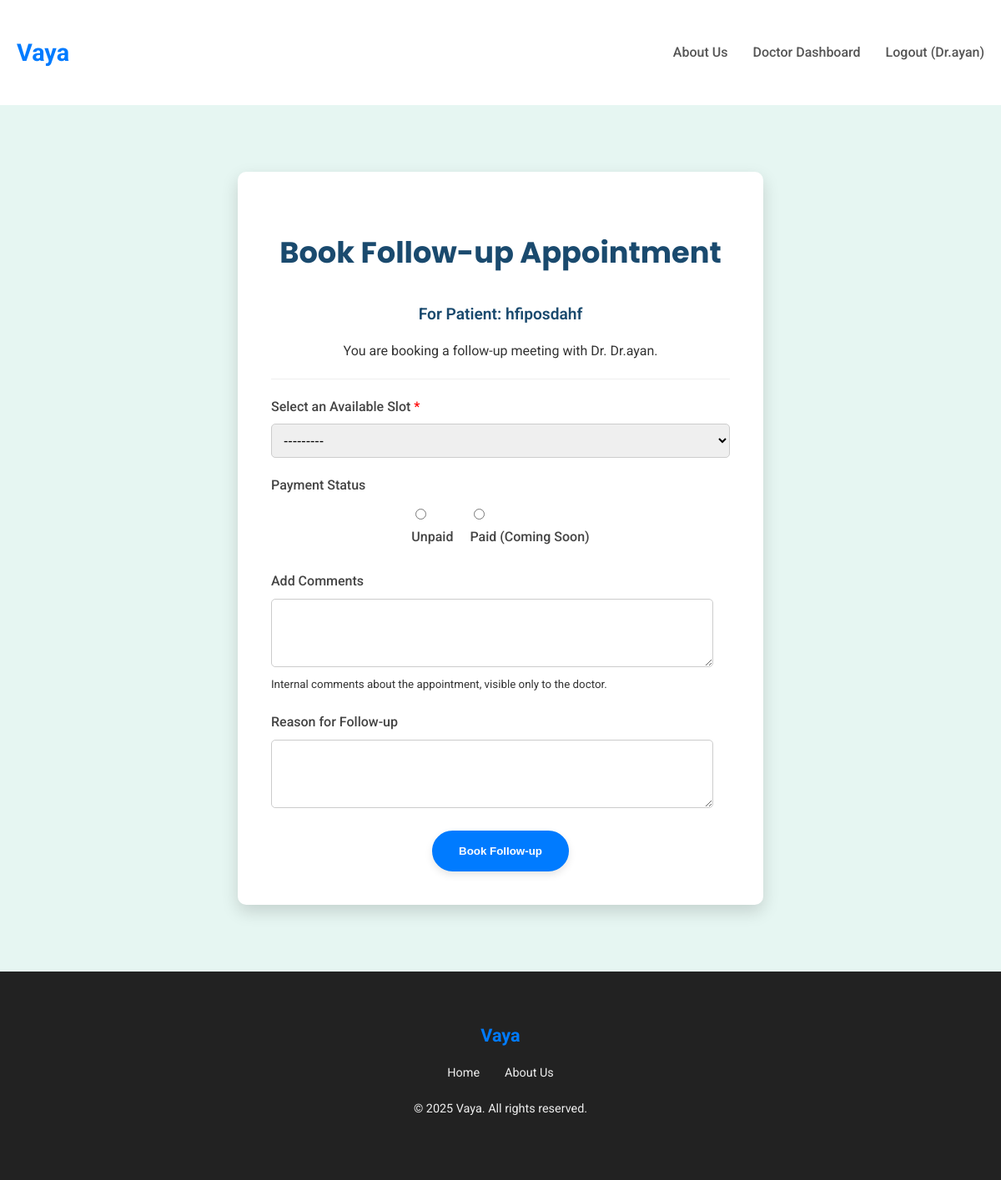
The app's page /doctors/10/book-followup/18/ (signed in) with its own data.
### users/models.py (models this page shows, shortened)
class CustomUser(AbstractUser):
    phone_number = models.CharField(max_length=15, unique=True, blank=True, null=True)
    date_of_birth = models.DateField(blank=True, null=True)
    GENDER_CHOICES = [
        ('M', 'Male'),
        ('F', 'Female'),
        ('O', 'Other'),
        ('P', 'Prefer not to say'),
    ]
    gender = models.CharField(max_length=1, choices=GENDER_CHOICES, blank=True, null=True)
    groups = models.ManyToManyField(
        "auth.Group",
        verbose_name="groups",
        blank=True,
        help_text="The groups this user belongs to. A user will get all permissions granted to each of their groups.",
        related_name="customuser_set",
        related_query_name="customuser",
    )
    user_permissions = models.ManyToManyField(
        "auth.Permission",
        verbose_name="user permissions",
        blank=True,
        help_text="Specific permissions for this user.",
        related_name="customuser_set",
        related_query_name="customuser",
    )

### doctors/models.py (models this page shows, shortened)
class Doctor(models.Model):
    user = models.OneToOneField(settings.AUTH_USER_MODEL, on_delete=models.CASCADE, related_name='doctor_login_profile', null=True, blank=True)
    clinic_name = models.CharField(max_length=200)
    clinic_address = models.TextField()
    full_name = models.CharField(max_length=255)
    contact_email = models.EmailField(unique=True, default='')
    contact_phone = models.CharField(max_length=15, unique=True)
    qualifications = models.TextField(blank=True, null=True)
    specialties = models.ManyToManyField(Specialty, related_name='doctors')
    is_approved = models.BooleanField(default=False)
    created_at = models.DateTimeField(auto_now_add=True)
    DAYS_OF_WEEK_CHOICES = (
        ('Monday', 'Monday'),
        ('Tuesday', 'Tuesday'),
        ('Wednesday', 'Wednesday'),
        ('Thursday', 'Thursday'),
        ('Friday', 'Friday'),
        ('Saturday', 'Saturday'),
        ('Sunday', 'Sunday'),
    )
    working_days = models.CharField(max_length=100, blank=True, null=True, help_text="Comma-separated list of working days (e.g., Monday,Tuesday,Friday)")
    start_time = models.TimeField(blank=True, null=True)
    end_time = models.TimeField(blank=True, null=True)

### doctors/views.py (the view)
# urls.py: path('<int:doctor_id>/book-followup/<int:patient_id>/', views.book_followup_appointment, name='book_followup_appointment'),
@login_required
@user_passes_test(is_doctor)
def book_followup_appointment(request, doctor_id, patient_id):
    doctor = get_object_or_404(Doctor, id=doctor_id)
    patient = get_object_or_404(CustomUser, id=patient_id)
    if request.user != doctor.user:
        messages.error(request, "You are not authorized to book a follow-up appointment for this patient.")
        return redirect('doctor_dashboard')
    if request.method == 'POST':
        form = FollowupAppointmentForm(request.POST, doctor=doctor)
        if form.is_valid():
            slot = form.cleaned_data['available_slot']
            comment = form.cleaned_data['comments']
            payment_status = form.cleaned_data['payment_status']
            reason = form.cleaned_data['reason']
            appointment = Appointment.objects.create(
                patient=patient,
                doctor=doctor,
                appointment_slot=slot,
                status='confirmed', # Doctor-booked appointments are auto-confirmed
                comments=comment,
                payment_status=payment_status,
                reason=reason,
                appointment_date=slot.date,
                appointment_time=slot.start_time,
            )
            slot.is_available = False
            slot.save()
            messages.success(request, f"Follow-up appointment for {patient.username} has been successfully booked.")
            return redirect('doctor_patient_detail', patient_id=patient.id)
    else:
        form = FollowupAppointmentForm(doctor=doctor)
    context = {
        'form': form,
        'doctor': doctor,
        'patient': patient,
        'title': 'Book Follow-up Appointment',
    }
    return render(request, 'doctors/book_followup.html', context)

### doctors/views.py (called while the page is built)
def is_doctor(user):
    return user.is_authenticated and hasattr(user, 'doctor_login_profile') and user.doctor_login_profile.is_approved

### templates/doctors/book_followup.html (shortened to what this page needs)
{% extends 'base.html' %}
{% block content %}
    <section class="booking-section">
        <div class="container">
            <div class="booking-card">
                <h2>Book Follow-up Appointment</h2>
                <p class="patient-info">For Patient: {{ patient.username }}</p>
                <p>You are booking a follow-up meeting with Dr. {{ doctor.full_name }}.</p>
                <hr style="margin: 20px 0; border: 0; border-top: 1px solid #eee;">
                <form method="post">
                    <div class="form-group">
                        <label for="{{ form.available_slot.id_for_label }}">Select an Available Slot <span style="color: red;">*</span></label>
                        {{ form.available_slot }}
                    </div>
                    <div class="form-group">
                        <label>Payment Status</label>
                        <div class="radio-list">
                            {% for radio in form.payment_status %}
                                <div>
                                    {{ radio.tag }}
                                    <label for="{{ radio.id_for_label }}">{{ radio.choice_label }}</label>
                                </div>
                            {% endfor %}
                        </div>
                    </div>
                    <div class="form-group">
                        <label for="{{ form.comments.id_for_label }}">Add Comments</label>
                        {{ form.comments }}
                        <small class="help-text">Internal comments about the appointment, visible only to the doctor.</small>
                    </div>
                    <div class="form-group">
                        <label for="{{ form.reason.id_for_label }}">Reason for Follow-up</label>
                        {{ form.reason }}
                    </div>
                    <button type="submit" class="btn-primary">Book Follow-up</button>
                </form>
            </div>
        </div>
    </section>
{% endblock %}

### templates/base.html (shortened to what this page needs)
<!DOCTYPE html>
<html lang="en">
<head>
</head>
<body>
    <header>
        <div class="container navbar">
            <a href="{% url 'landing_page' %}" class="logo">Vaya</a>
            <nav>
                <ul class="nav-links">
                    <li><a href="{% url 'about_us' %}">About Us</a></li>
                    {% if user.is_authenticated %}
                        {% if user.doctor_login_profile and user.doctor_login_profile.is_approved %}
                            <li><a href="{% url 'doctor_dashboard' %}">Doctor Dashboard</a></li>
                        {% elif user.doctor_login_profile and not user.doctor_login_profile.is_approved %}
                            <li><a href="{% url 'landing_page' %}">Profile Pending</a></li>
                        {% else %}
                            <li><a href="{% url 'patient_dashboard' %}">Patient Dashboard</a></li>
                            <li><a href="{% url 'symptom_checker' %}">AI Assistant</a></li>
                        {% endif %}
                        <li><a href="{% url 'logout' %}">Logout ({{ user.username }})</a></li>
                    {% else %}
                        <li><a href="{% url 'register_clinic' %}">For Doctors</a></li>
                        <li><a href="{% url 'login' %}">Login</a></li>
                    {% endif %}
                </ul>
            </nav>
        </div>
    </header>
    {% block content %}{% endblock %}
    <footer>
        <div class="container">
            <a href="{% url 'landing_page' %}" class="logo">Vaya</a>
            <ul class="footer-links">
                <li><a href="{% url 'landing_page' %}">Home</a></li>
                <li><a href="{% url 'about_us' %}">About Us</a></li>
            </ul>
            <p>&copy; 2025 Vaya. All rights reserved.</p>
        </div>
    </footer>
</body>
</html>

### templates/base.html (style rules this page uses)
body { margin: 0; font-family: 'Roboto', sans-serif; line-height: 1.6; color: #333; background-color: #f8fcfb; display: flex; flex-direction: column; min-height: 100vh; }
h1, h2, h3 { font-family: 'Poppins', sans-serif; color: #1a4a6e; }
.container { max-width: 1200px; margin: 0 auto; padding: 20px; }
header { background-color: #fff; padding: 20px 0; box-shadow: 0 2px 4px rgba(0,0,0,0.05); }
.navbar { display: flex; justify-content: space-between; align-items: center; }
.logo { font-size: 1.8em; font-weight: 700; color: #007bff; text-decoration: none; }
.nav-links { list-style: none; margin: 0; padding: 0; display: flex; }
.nav-links li { margin-left: 30px; }
.nav-links a { text-decoration: none; color: #555; font-weight: 500; transition: color 0.3s ease; }
.btn-primary { background-color: #007bff; color: #fff; border: 2px solid #007bff; display: inline-block; padding: 15px 30px; border-radius: 50px; text-decoration: none; font-weight: 600; transition: background-color 0.3s ease, color 0.3s ease, transform 0.2s ease; box-shadow: 0 4px 10px rgba(0,0,0,0.1); }
.form-group { margin-bottom: 20px; text-align: left; }
.form-group label { display: block; margin-bottom: 8px; font-weight: 500; color: #444; }
.form-group input[type="text"], .form-group input[type="email"], .form-group input[type="tel"], .form-group input[type="password"], .form-group input[type="date"], .form-group input[type="time"], .form-group textarea, .form-group select { width: calc(100% - 20px); padding: 10px; border: 1px solid #ccc; border-radius: 5px; font-size: 1em; box-sizing: border-box; }
.form-group textarea { resize: vertical; min-height: 80px; }
.form-group select { width: 100%; }
footer { background-color: #222; color: #eee; padding: 40px 0; text-align: center; font-size: 0.9em; margin-top: auto; }
footer .logo { color: #007bff; font-size: 1.5em; margin-bottom: 15px; display: inline-block; }
.footer-links { list-style: none; padding: 0; margin: 0 0 20px 0; display: flex; justify-content: center; flex-wrap: wrap; gap: 15px 30px; }
.footer-links a { color: #eee; text-decoration: none; transition: color 0.3s ease; }

### templates/doctors/book_followup.html (style rules this page uses)
.booking-section { flex-grow: 1; padding: 60px 0; background-color: #e6f6f2; display: flex; align-items: center; justify-content: center; }
.booking-card { background-color: #fff; padding: 40px; border-radius: 10px; box-shadow: 0 8px 20px rgba(0,0,0,0.15); width: 100%; max-width: 550px; text-align: center; }
.booking-card h2 { font-size: 2.2em; margin-bottom: 30px; }
.booking-card p.patient-info { font-size: 1.2em; font-weight: 600; color: #1a4a6e; margin-bottom: 10px; }
.form-group .radio-list { list-style: none; padding: 0; display: flex; justify-content: center; gap: 20px; margin-top: 10px; }
.form-group .radio-list input[type="radio"] { margin-right: 8px; }

### records on screen
CustomUser: username "Dr.ayan"
CustomUser: username "hfiposdahf"
Doctor: full_name "Dr.ayan"

### other values on screen
{{ radio.choice_label }} "Unpaid" "Paid (Coming Soon)"
